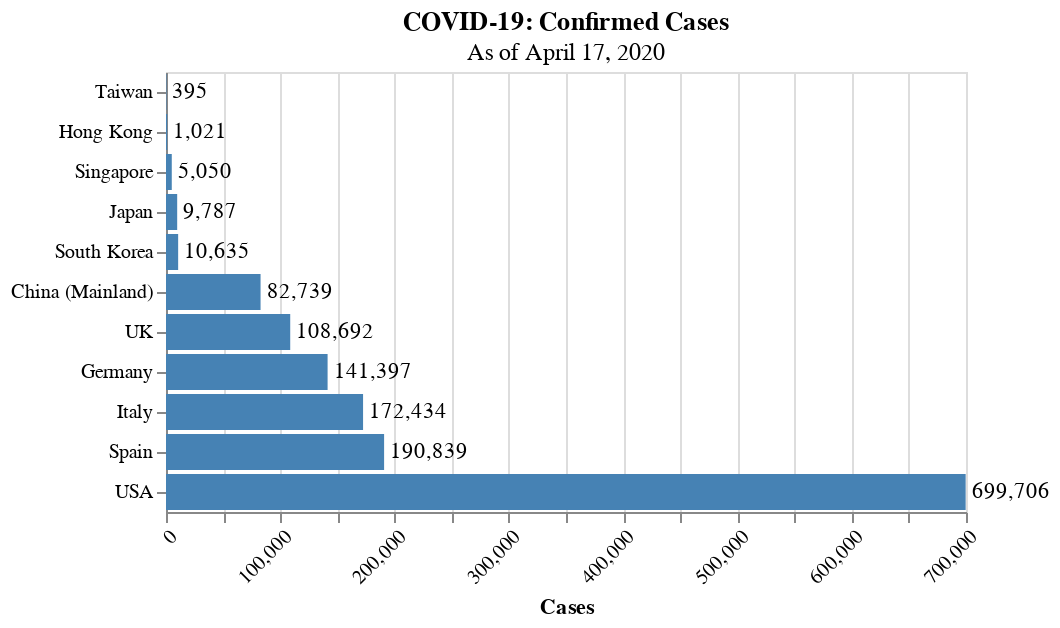

Notebook code cell kept with this figure:
### Code cell
# Total Cases
plot_case_qty(regions, regions.cases, 'COVID-19: Confirmed Cases', 'Cases')

### Figure 1 — Vega-Lite specification as saved in the notebook (floating-point values rounded to 4 significant figures)
{"config": {"view": {"continuousWidth": 400, "continuousHeight": 300}, "axisX": {"labelAngle": -45}, "axisY": {"title": null}, "bar": {"color": "steelblue"}}, "layer": [{"mark": "bar", "encoding": {"x": {"type": "quantitative", "field": "Cases"}, "y": {"type": "ordinal", "field": "Region", "sort": "x"}}, "title": {"text": "COVID-19: Confirmed Cases", "subtitle": "As of April 17, 2020"}}, {"mark": {"type": "text", "align": "left", "baseline": "middle", "dx": 3}, "encoding": {"text": {"type": "quantitative", "field": "Cases", "format": ","}, "x": {"type": "quantitative", "field": "Cases"}, "y": {"type": "ordinal", "field": "Region", "sort": "x"}}, "title": {"text": "COVID-19: Confirmed Cases", "subtitle": "As of April 17, 2020"}}], "data": {"name": "data-76a2184d3fd583331e81feb195ad4a4a"}, "$schema": "https://vega.github.io/schema/vega-lite/v4.8.1.json", "datasets": {"data-76a2184d3fd583331e81feb195ad4a4a": [{"Region": "Taiwan", "Cases": 395}, {"Region": "Singapore", "Cases": 5050}, {"Region": "Hong Kong", "Cases": 1021}, {"Region": "South Korea", "Cases": 10635}, {"Region": "Japan", "Cases": 9787}, {"Region": "China (Mainland)", "Cases": 82739}, {"Region": "USA", "Cases": 699706}, {"Region": "Italy", "Cases": 172434}, {"Region": "Germany", "Cases": 141397}, {"Region": "Spain", "Cases": 190839}, {"Region": "UK", "Cases": 108692}]}}
